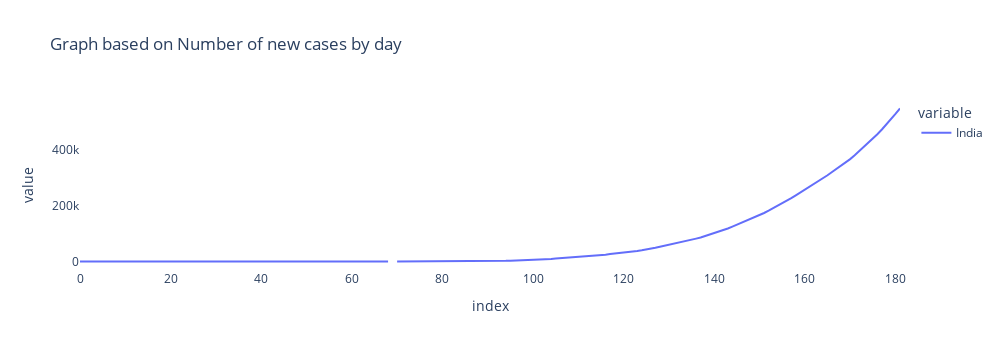

Notebook code for this chart:
### Code cell
city=input('Enter a country here = ')
        liveData=pd.read_csv('https://covid.ourworldindata.org/data/ecdc/total_cases.csv')
        totalCount=liveData['World'][len(liveData['World'])-1]
        worldLive=px.line(liveData[city],width=1000.,height=350,title='Graph based on Number of new cases by day')
        worldLive.update_layout(plot_bgcolor='white',paper_bgcolor= 'white')

### Figure 1 — Plotly figure (JSON) as saved in the notebook; plotly's stock layout.template omitted (floating-point values rounded to 4 significant figures; data arrays with more than 128 entries replaced by an {"elided": "..."} marker saying what was removed)
{"data": [{"hovertemplate": "variable=India<br>index=%{x}<br>value=%{y}<extra></extra>", "legendgroup": "India", "line": {"color": "#636efa", "dash": "solid"}, "mode": "lines", "name": "India", "orientation": "v", "showlegend": true, "type": "scatter", "x": {"elided": "182 int values"}, "xaxis": "x", "y": {"elided": "182 int values"}, "yaxis": "y"}], "layout": {"height": 350, "legend": {"title": {"text": "variable"}, "tracegroupgap": 0}, "paper_bgcolor": "white", "plot_bgcolor": "white", "title": {"text": "Graph based on Number of new cases by day"}, "width": 1000, "xaxis": {"anchor": "y", "domain": [0, 1], "title": {"text": "index"}}, "yaxis": {"anchor": "x", "domain": [0, 1], "title": {"text": "value"}}}}
